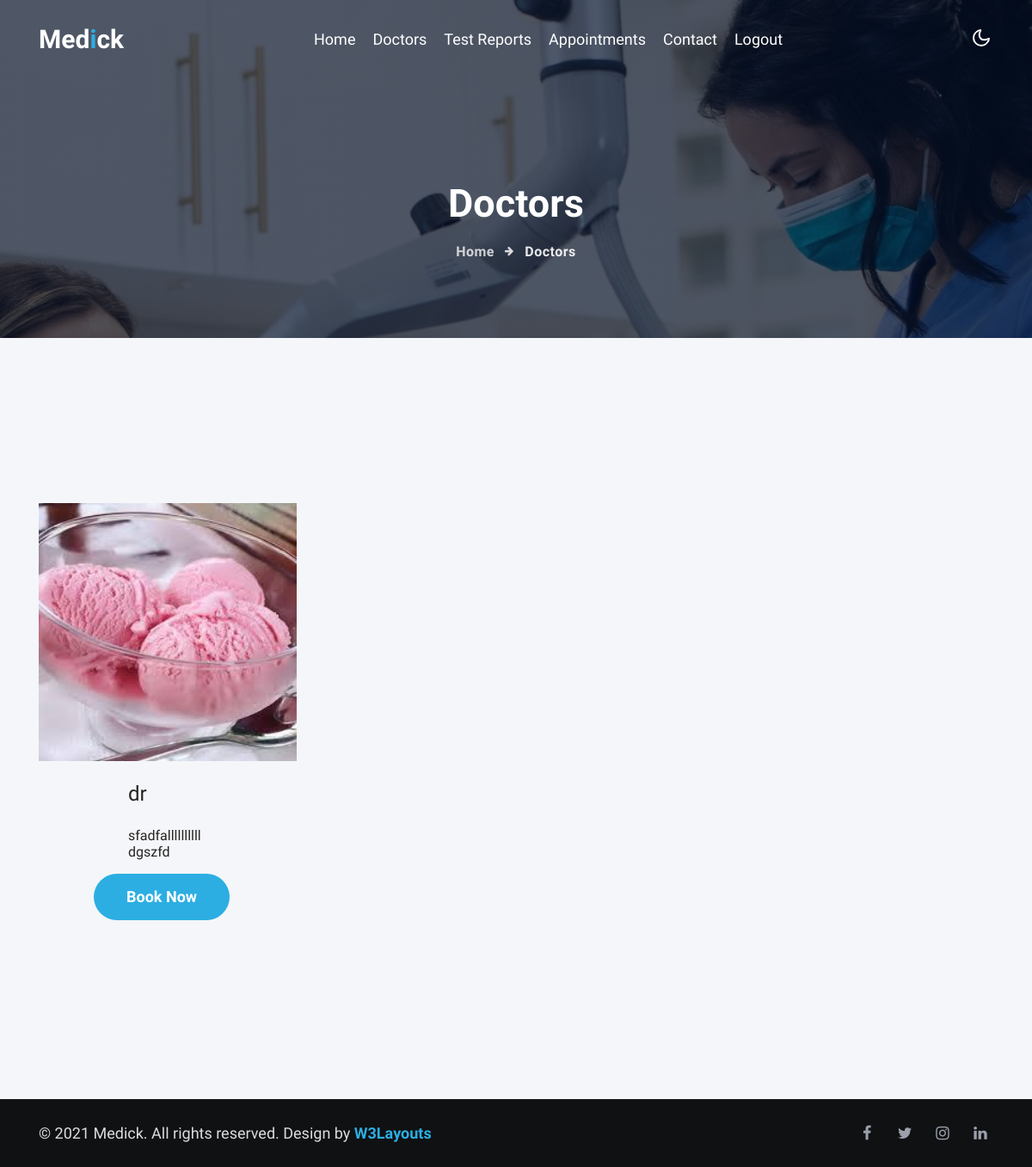
The page /viewDr_for_patient on the database its author committed.
### heart_prob/models.py (models this page shows, shortened)
class registration(db.Model, UserMixin):
    id=db.Column(db.Integer, primary_key=True)
    lid=db.Column(db.String(80))
    name = db.Column(db.String(80))
    address= db.Column(db.String (80))
    age= db.Column(db.String (80))
    gender= db.Column(db.String (80))
    email= db.Column(db.String(80))
    number= db.Column(db.String (10))
    password = db.Column(db.String(80))
    usertype = db.Column(db.String(80))
    Specialisation=db.Column(db.String(80))
    Qualification=db.Column(db.String(80))
    Image=db.Column(db.String(80))

### heart_prob/routes.py (the view)
@login_required
@app.route('/viewDr_for_patient',methods=["GET","POST"])
def viewDr_for_patient():
    obj = registration.query.filter_by(usertype="Dr").all()
    return render_template("viewDr_for_patient.html",obj=obj)

### heart_prob/templates/viewDr_for_patient.html (shortened to what this page needs)
{%extends 'patientlayout.html'%}
{%block content%}
<div class="breadcrumb-bg w3l-inner-page-breadcrumb py-5">
	<div class="container pt-lg-5 pt-md-3 p-lg-4 pb-md-3 my-lg-3">
	  <h2 class="title pt-5">Doctors</h2>
	  <ul class="breadcrumbs-custom-path mt-3 text-center">
		<li><a href="/patientpage/{{current_user.id}}">Home</a></li>
		<li class="active"><span class="fa fa-arrow-right mx-2" aria-hidden="true"></span> Doctors </li>
	  </ul>
	</div>
  </div>
<br><br>
    <section class="w3l-portfolio-8 py-5">
        <div class="portfolio-main py-md-5 py-4">
            <div class="container">
                <div class="row justify-content-center text-center">
                    <div class="col-md-8">
                    </div>
                </div>
                <div class="row galler-top">
                     {% for  i in obj %}
                    <div class="col-md-4 col-sm-6 protfolio-item hover14">
                        <a  data-lightbox="example-set" data-title="Branding Design">
                            <figure>
                                <img width=300 height=300 src="../static/pics/{{i.Image}}">
                                <div class="p-4" style="margin-left: 80px;" >
                                    <h4  >{{i.name}}</h4>
                                        <br>
                                    <h6><a class="mb-5 img-title">{{i.Specialisation}}</a></h3>
                                    <h6><a class="mb-5 img-title">{{i.Qualification}}</a></h3>
                                    <a href='/buk_doctor/{{i.id}}'><button style="margin-left:-40px;"class="btn btn-style btn-primary w-20 mt-3">Book Now</button></a>
                                </div>
                            </figure>
                        </a>
                    </div>
                    {%endfor%}
            </div>
        </div>
    </section>
{%endblock%}

### rows shown on the page
registration: Image (picture), name "dr", Specialisation "sfadfallllllllll", Qualification "dgszfd"
